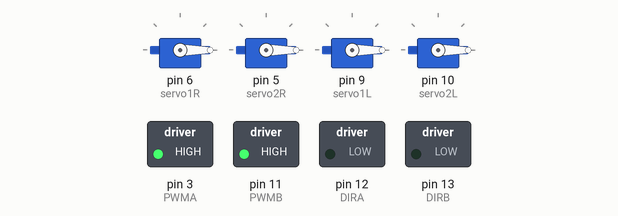
Recording of a sketch running on a simulated Arduino Uno, built with avr-gcc and run on an emulated ATmega328P. Shown: 4 × servo, switched loads named in the sketch (green lamp = pin HIGH). What the sketch prints to the serial monitor is not drawn.

Above: at 0.1 s.
Timing chart, 0 to 1.6 s (numbered marks = the images above):
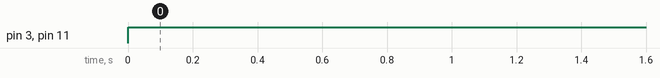

The sketch:

test.ino
```cpp
#include <Servo.h>
//Motor Shield
// Clockwise and counter-clockwise definitions.
// Depending on how you wired your motors, you may need to swap.
#define CW  1
#define CCW 0
#define MOTOR_A 0
#define MOTOR_B 1
const byte PWMA = 3;  // PWM control (speed) for motor A
const byte PWMB = 11; // PWM control (speed) for motor B
const byte DIRA = 12; // Direction control for motor A
const byte DIRB = 13; // Direction control for motor B
//SONAR
const int pwPin = 0;
//SERVOS
Servo servo1R;
Servo servo2R;
Servo servo1L;
Servo servo2L;

int pos = 0;

uint8_t FWD = 2000;
uint8_t REV = 1000;
uint8_t BRK = 1500;

//Pins 9,10,A = Right Side
//Pins 5,6,B = Left Side

void setup() {
  // put your setup code here, to run once:
  setupArdumoto(); // Set all pins as outputs
  Serial.begin(9600);
//Servo Attachment
  servo1R.attach(6);
  servo1R.writeMicroseconds(BRK);
  servo2R.attach(5);
  servo2R.writeMicroseconds(BRK);
  servo1L.attach(9);
  servo1L.writeMicroseconds(BRK);
  servo2L.attach(10);
  servo2L.writeMicroseconds(BRK);
}

void loop() {
  // put your main code here, to run repeatedly:
forward();
Serial.print("forward");
delay(4000);
reverse;
Serial.print("reverse");
delay(4000);
right;
Serial.print("right");
delay(4000);
left;
Serial.print("left");
delay(4000);
}

// driveArdumoto drives 'motor' in 'dir' direction at 'spd' speed
void driveArdumoto(byte motor, byte dir, byte spd)
{
  if (motor == MOTOR_A)
  {
    digitalWrite(DIRA, dir);
    analogWrite(PWMA, spd);
  }
  else if (motor == MOTOR_B)
  {
    digitalWrite(DIRB, dir);
    analogWrite(PWMB, spd);
  }
}

// stopArdumoto makes a motor stop
void stopArdumoto(byte motor)
{
  driveArdumoto(motor, 0, 0);
}

// setupArdumoto initialize all pins
void setupArdumoto()
{
  // All pins should be setup as outputs:
  pinMode(PWMA, OUTPUT);
  pinMode(PWMB, OUTPUT);
  pinMode(DIRA, OUTPUT);
  pinMode(DIRB, OUTPUT);

  // Initialize all pins as low:
  digitalWrite(PWMA, LOW);
  digitalWrite(PWMB, LOW);
  digitalWrite(DIRA, LOW);
  digitalWrite(DIRB, LOW);
}

void forward()
{
  driveArdumoto(MOTOR_A, CCW, 255);
  driveArdumoto(MOTOR_B, CCW, 255);
  servo1R.writeMicroseconds(FWD);
  servo2R.writeMicroseconds(FWD);
  servo1L.writeMicroseconds(FWD);
  servo2L.writeMicroseconds(FWD);

}
void reverse()
{
  driveArdumoto(MOTOR_A, CCW, 127);
  driveArdumoto(MOTOR_B, CCW, 127);
  servo1R.writeMicroseconds(REV);
  servo2R.writeMicroseconds(REV);
  servo1L.writeMicroseconds(REV);
  servo2L.writeMicroseconds(REV);

}
void right()
{
  driveArdumoto(MOTOR_A, CCW, 255);
  servo1R.writeMicroseconds(FWD);
  servo2R.writeMicroseconds(FWD);
  servo1L.writeMicroseconds(REV);
  servo2L.writeMicroseconds(REV);
  driveArdumoto(MOTOR_B, CCW, 127);
}
void left(){
  driveArdumoto(MOTOR_A, CCW, 127);
  servo1R.writeMicroseconds(REV);
  servo2R.writeMicroseconds(REV);
  servo1L.writeMicroseconds(FWD);
  servo2L.writeMicroseconds(FWD);
  driveArdumoto(MOTOR_B, CCW, 255);
}
```

due_main.cpp
```cpp
#include <Arduino.h>
#include <Wire.h>

#define DUE 0x00
#define COMPASS 0x1E
#define FIO 0x64

////////////////////////////////////////////////////////////////////////////////////////////////
////////////////////////////////////////////////////////////////////////////////////////////////
// Code for the Compass
////////////////////////////////////////////////////////////////////////////////////////////////
////////////////////////////////////////////////////////////////////////////////////////////////

// PI constant
#define M_PI 3.14159265358979311599796346854418516159057617188

//Axis offsets for magnetometer
int xoff = -7;
int yoff = 54;
int zoff = 0;

//Axis scales for magnetometer
float xscale = 1.070;
float yscale = 1.117;
float zscale = 1;

union{
  float f;
  uint8_t b[4];
}heading_converter; // Current heading

boolean cont = true;  // Use to turn off and on the continuous read mode
typedef enum
{
    DATARATE_75HZ       = 0b110,
    DATARATE_30HZ       = 0b101,
    DATARATE_15HZ       = 0b100,
    DATARATE_7_5HZ      = 0b011,
    DATARATE_3HZ        = 0b010,
    DATARATE_1_5HZ      = 0b001,
    DATARATE_0_75_HZ    = 0b000
} dataRates;  // values taken from http://www.jameco.com/Jameco/Products/ProdDS/2150248.pdf
int hz = 75; //match the switch for hz range
dataRates rate;

int mps = 100; // Max RPM of 55-65 or this will now work, mps is the measure per sec

int calibration_cycle = 3; // Value is in minutes
long calibration_time;
int calibration_cycles = 240;

////////////////////////////////////////////////////////////////////////////////////////////////
////////////////////////////////////////////////////////////////////////////////////////////////
// End of Compass Code
////////////////////////////////////////////////////////////////////////////////////////////////
////////////////////////////////////////////////////////////////////////////////////////////////

// Declare Functions
void calibration();
void setRequestSettings();
void getVector();

// lock variable to stop operation of controls
bool lock = false;

void setup() {
  // put your setup code here, to run once:

  delay(1000);

  Wire.begin(); // create as master

  // Ensure that COMPASS is alive
  boolean test = true;
  while (test)
  {
    int error_compass;

    if (error_compass != 0)
    {
      Wire.beginTransmission(COMPASS);
      error_compass = Wire.endTransmission();
    }

    if (error_compass == 0) // a error code of 0 means that there was successful communication
      test = false;
  }

  // Set up the compass
  if (cont)
  {
    switch(hz)
    {
      case 75:
        rate = DATARATE_75HZ;
        break;
      case 30:
        rate = DATARATE_30HZ;
        break;
      case 15:
        rate = DATARATE_15HZ;
        break;
      case 57:
        rate = DATARATE_7_5HZ;
        break;
      case 3:
        rate = DATARATE_3HZ;
        break;
      case 51:
        rate = DATARATE_1_5HZ;
        break;
      case 750:
        rate = DATARATE_0_75_HZ;
        break;
      default:
        rate = DATARATE_15HZ;
    }
    // Start Magnetometer
    Wire.beginTransmission(COMPASS);
    // Tells magnetometer to enable writing
    Wire.write(0x02);
    // tells mag to go to cont. measure mode
    Wire.write(0x00);
    Wire.endTransmission();

    // Change data rate to Specified hz
    Wire.beginTransmission(COMPASS);
    Wire.write(0x00);
    Wire.endTransmission();

    uint8_t value = 0;

    Wire.beginTransmission(COMPASS);
    Wire.requestFrom(COMPASS, 1);
    while(!Wire.available())
      value = Wire.read();
    Wire.endTransmission();
    value &= 0b11100011;
    value |= (rate << 2);

    Wire.beginTransmission(COMPASS);
    Wire.write(0x00);
    Wire.write(value);
    Wire.endTransmission();

    mps = hz;
    // End of change rate change
  } // the else isimplict to the compass, by not switching the mod it defaults to single measure mode with a maximum of 160hz pooling rate

  delay(100); // wait for compass to get ready

  calibration(); // calibrate the compass

  delay(1000);
}

void loop() {
  // put your main code here, to run repeatedly:

}

void setRequestSettings(byte settings[])
{
  Wire.beginTransmission(FIO);
  for (unsigned int i = 0; i < sizeof(settings) / sizeof(settings[0]); i++)
    Wire.write(settings[i]);
  int error = Wire.endTransmission();
  if (error != 0)
    setRequestSettings(settings);
  Serial.println(F("End of setting FIO"));
}

/*--------------------------------------------------------------
This the the function which gathers the heading from the compass.
----------------------------------------------------------------*/
void getVector () {
  float reading = -1;
  int x,y,z;

  // step 1: instruct sensor to read echoes
  Wire.beginTransmission(COMPASS);  // transmit to device
  // the address specified in the datasheet is 66 (0x42)
  // but i2c adressing uses the high 7 bits so it's 33
  Wire.write(0x03);          // command sensor to measure angle
  Wire.endTransmission();  // stop transmitting

  // The above code is not required when in continuous mode as the sensor only updates at its predefined rate

  // step 3: request reading from sensor
  Wire.requestFrom(COMPASS, 6);

  // step 4: receive reading from sensor
  if(6 <= Wire.available())     // if two bytes were received
  {
    x = Wire.read()<<8; //X msb
    x |= Wire.read(); //X lsb
    z = Wire.read()<<8; //Z msb
    z |= Wire.read(); //Z lsb
    y = Wire.read()<<8; //Y msb/
    y |= Wire.read(); //Y lsb
  }
  //Adjust values by offsets
  x += xoff;
  y += yoff;
  z += zoff;
  //Scale axes
  x *= xscale;
  y *= yscale;
  z *= zscale;

  // Ensure the compass is level for this to work.
  float heading = atan2(y,x);
  heading += PI/2;
  if(heading < 0)
    heading += 2*PI;
  if(heading > 2*PI)
    heading -= 2*PI;
  reading = heading * 180/PI;
  heading_converter.f = reading;    // return the heading or bearing
}


void calibration()
{
  lock = true;
  Serial.println(F("Starting Calibration."));
  int x, y, z;
  int minX = 0;
  int maxX = 0;
  int minY = 0;
  int maxY = 0;
  int offX = 0;
  int offY = 0;

  for (int i = 0; i < calibration_cycles; i++)
  {
      // step 1: instruct sensor to read echoes
    Wire.beginTransmission(COMPASS);  // transmit to device
    // the address specified in the datasheet is 66 (0x42)
    // but i2c adressing uses the high 7 bits so it's 33
    Wire.write(0x03);          // command sensor to measure angle
    Wire.endTransmission();  // stop transmitting

    // The above code is not required when in continuous mode as the sensor only updates at its predefined rate

    // step 3: request reading from sensor
    Wire.requestFrom(COMPASS, 6);
    if(6 <= Wire.available())     // if two bytes were received
    {
      x = Wire.read()<<8; //X msb
      x |= Wire.read(); //X lsb
      z = Wire.read()<<8; //Z msb
      z |= Wire.read(); //Z lsb
      y = Wire.read()<<8; //Y msb/
      y |= Wire.read(); //Y lsb
    }

    if (x < minX) minX = x;
    if (x > maxX) maxX = x;
    if (y < minY) minY = y;
    if (y > maxY) maxY = y;

    offX = (maxX + minX) / 2;
    offY = (maxY + minY) / 2;
    delay(1000 / mps);
  }

  xoff = offX;
  yoff = offY;

  Serial.println(F("Finished Calibration"));
  lock = false;
}
```

test2.cpp
```cpp
//XBEE 2.4GHZ Transmitter System For Delivering Location Relative Bearing in Degrees.
//Finalized by Jack Maydan based off Adam St. Amard's earlier versions.
//Edited by Robert Belter 10/30/2015

//
//This program works based on the Spark Fun Arduino FIO v3.3 with an XBEE transmitter hooked to an extended antennae.
//The board also is hooked to a 3 axis magnetometer.
//
//The entire module rotates, calculates the bearing based off magnetomer,
//and transmits it through the patch antennae.
//
//This code is open source and free to use, its derivatives should follow the same guidelines.
#include <Arduino.h>
#include <Wire.h>
//#include <HMC5883L.h>
#define address 0x1E

//--------------------CALIBRATION FOR MAGNETOMETER---------------------
//In order to ensure that your transmitter will read the correct heading,
//we have provided a calibration mode that will print the values over the
//Xbees. Make sure to use with XB_RX_Calibration

//Uncomment the below line to activate print out over serial for magnetometer x,y,z
//#define calibration_mode

//Uncomment the below line to activate output above ^ over XBee
//#define output_calibration

//Axis offsets for magnetometer
int xoff = -7;
int yoff = 54;
int zoff = 0;

//Axis scales for magnetometer
float xscale = 1.070;
float yscale = 1.117;
float zscale = 1;

#ifdef output_calibration
union{
  int i[3];
  uint8_t b[6];
}calibration_converter;
#endif

//Current readings from magnetometer axis
int xout, yout, zout;

//-----------------------END CALIBRATION FOR MAGNETOMETER------------------

union{
  float f;
  uint8_t b[4];
}heading_converter;


/*--------------------------------------------------------------
This the the fucntion which gathers the heading from the compass.
----------------------------------------------------------------*/
void getVector () {
  float reading = -1;
  int x,y,z;

  // step 1: instruct sensor to read echoes
  Wire.beginTransmission(address);  // transmit to device
  // the address specified in the datasheet is 66 (0x42)
  // but i2c adressing uses the high 7 bits so it's 33
  Wire.write(0x03);          // command sensor to measure angle
  Wire.endTransmission();  // stop transmitting

  // step 3: request reading from sensor
  Wire.requestFrom(address, 6);

  // step 4: receive reading from sensor
  if(6 <= Wire.available())     // if two bytes were received
  {
    x = Wire.read()<<8; //X msb
    x |= Wire.read(); //X lsb
    z = Wire.read()<<8; //Z msb
    z |= Wire.read(); //Z lsb
    y = Wire.read()<<8; //Y msb/
    y |= Wire.read(); //Y lsb

  }
  //Adjust values by offsets
  x += xoff;
  y += yoff;
  z += zoff;
  //Scale axes
  x *= xscale;
  y *= yscale;
  z *= zscale;

#ifdef calibration_mode
  xout = x;
  yout = y;
  zout = z;
  char output[100];
  sprintf(output, "x: %d, y: %d, z: %d", xout, yout, zout);
  Serial.println(output);
#endif

  float heading = atan2(y,x);
  heading += PI/2;
  if(heading < 0)
    heading += 2*PI;
  if(heading > 2*PI)
    heading -= 2*PI;
  reading = heading * 180/PI;
  heading_converter.f = reading;    // return the heading or bearing
}

void setup(){
  Wire.begin();
  Serial.begin(57600);
  Wire.beginTransmission(address); //open communication with HMC5883
  Wire.write(0x02); //select mode register
  Wire.write(0x00); //continuous measurement mode
  Wire.endTransmission();
}

void loop(){
  getVector();
  Serial.print("Theta: ");
  Serial.println(heading_converter.f, 2); // print the heading/bearing


  //Delay must be longer than the readPacket timeout on the receiving module
  delay(10);
}
```

Measured:
- by itself, pin 3 (PWMA), pin 11 (PWMB): LOW → HIGH at 0.00 s
